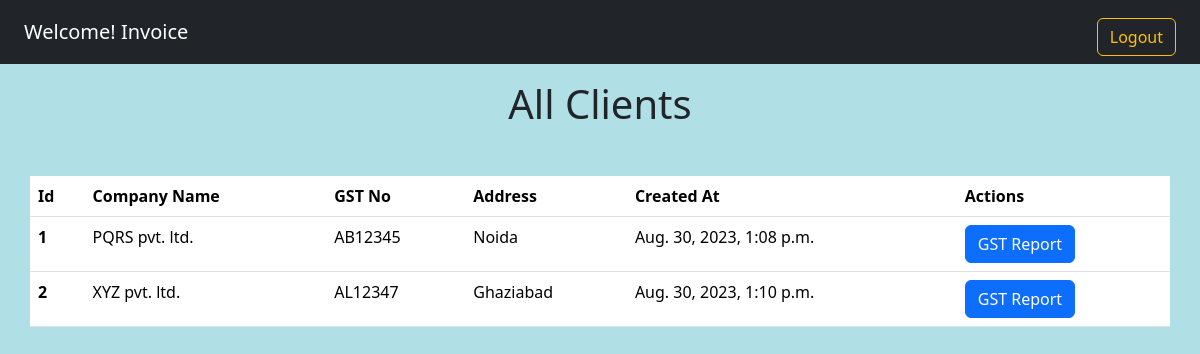
Screenshot of /All_report/ (signed in) with the database file from the repository.
### home/models.py (models this page shows, shortened)
class Client(models.Model):
    company_name=models.CharField( max_length=50)
    gst_no=models.CharField( max_length=50)
    country=models.CharField(max_length=50)
    state=models.CharField( max_length=50)
    address=models.TextField()
    created_at=models.DateTimeField(auto_now_add=True)

### home/views.py (the view)
# urls.py: path("All_report/",All_report,name="All_report"),
@login_required(login_url="/")
def All_report(request):
    clientobj=Client.objects.all
    context={
        "clientobj":clientobj,
    }
    return render(request,"All_report.html",context)

### templates/All_report.html (shortened to what this page needs)
{% extends 'base.html' %}
{% block body %}
<h1 class="text-center">All Clients</h1>
<table class="container table my-5">
    <thead>
      <tr>
        <th scope="col">Id</th>
        <th scope="col">Company Name</th>
        <th scope="col">GST No</th>
        <th scope="col">Address</th>
        <th scope="col">Created At</th>
        <th scope="col">Actions</th>
      </tr>
    </thead>
    <tbody>
      {% for client in clientobj %}
      <tr>
        <th>{{client.id}}</th>
        <td>{{client.company_name}}</td>
        <td>{{client.gst_no}}</td>
        <td>{{client.address}}</td>
        <td>{{client.created_at}}</td>
        <td>
            <a href="/report/{{client.id}}" class="btn btn-primary my-auto">GST Report</a>
        </td>
      </tr>
      {% endfor %}
    </tbody>
  </table>
{% endblock body %}

### templates/base.html (shortened to what this page needs)
{% load static %}
<!doctype html>
<html lang="en">
<head>
    <link href="https://cdn.jsdelivr.net/npm/bootstrap@5.3.1/dist/css/bootstrap.min.css" rel="stylesheet"
>
    <link rel="stylesheet" href="{% static 'css/style.css' %}">
</head>
<body>
    <div class="container-fluid bg-dark mb-3">
        <nav class="navbar bg-body-dark ">
            <div class="container-fluid">
                <a class="navbar-brand text-white" href="/home">Welcome! {{user}}</a>
                <a class="btn btn-outline-warning" href="/logout">Logout</a>
            </div>
        </nav>
    </div>
    {% block body %}
    {% endblock body %}
</body>
</html>

### static/css/style.css (style rules this page uses)
body { background: powderblue; }
.btn { margin-top: 10px; }

### rows the page displays
Client: id "1", company_name "PQRS pvt. ltd.", gst_no "AB12345", address "Noida", created_at "Aug. 30, 2023, 1:08 p.m."
Client: id "2", company_name "XYZ pvt. ltd.", gst_no "AL12347", address "Ghaziabad", created_at "Aug. 30, 2023, 1:10 p.m."

### other values shown
{{ user }} "Invoice"
